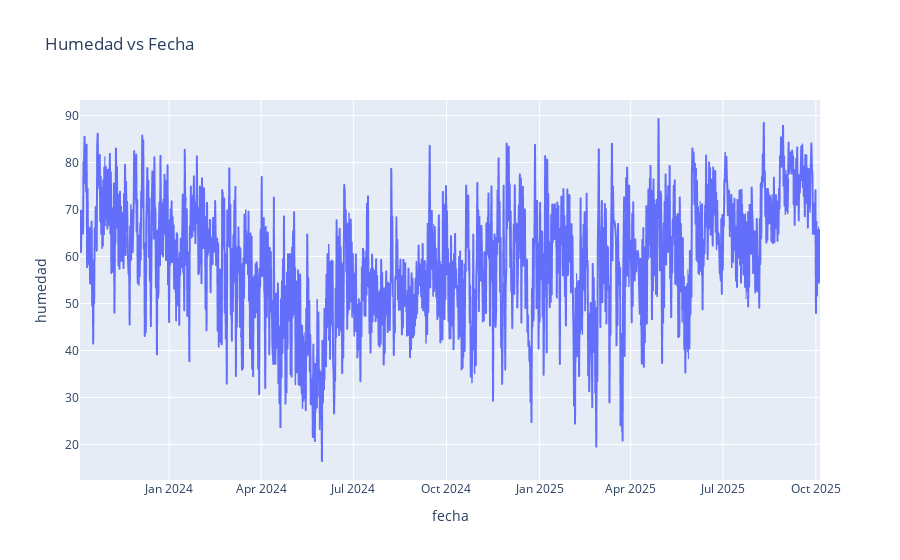

This figure's notebook cell:
### Code cell
fig = px.line(grouped, x='fecha', y='humedad', title='Humedad vs Fecha')
fig.show()

### Figure 1 — Plotly figure (JSON) as saved in the notebook; plotly's stock layout.template omitted (floating-point values rounded to 4 significant figures; data arrays with more than 128 entries replaced by an {"elided": "..."} marker saying what was removed)
{"data": [{"hovertemplate": "fecha=%{x}<br>humedad=%{y}<extra></extra>", "legendgroup": "", "line": {"color": "#636efa", "dash": "solid"}, "marker": {"symbol": "circle"}, "mode": "lines", "name": "", "showlegend": false, "type": "scattergl", "x": {"elided": "1463 str values"}, "xaxis": "x", "y": {"elided": "1463 float values"}, "yaxis": "y"}], "layout": {"legend": {"tracegroupgap": 0}, "title": {"text": "Humedad vs Fecha"}, "xaxis": {"anchor": "y", "domain": [0, 1], "title": {"text": "fecha"}}, "yaxis": {"anchor": "x", "domain": [0, 1], "title": {"text": "humedad"}}}}
